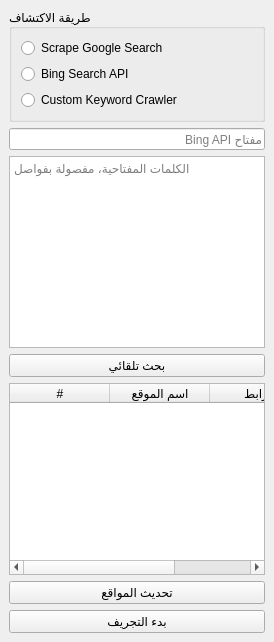
<!-- Qt Designer XML: شاشة اكتشاف المواقع -->
<ui version="4.0">
  <class>DiscoveryWindow</class>
  <widget class="QMainWindow" name="DiscoveryWindow">
    <property name="windowTitle">
      <string>اكتشاف مواقع العقارات</string>
    </property>
    <widget class="QWidget" name="centralwidget">
      <layout class="QVBoxLayout" name="verticalLayout">
        <item>
          <widget class="QGroupBox" name="groupBoxMethod">
            <property name="title"><string>طريقة الاكتشاف</string></property>
            <layout class="QVBoxLayout" name="verticalLayoutMethods">
              <item>
                <widget class="QRadioButton" name="radioGoogle">
                  <property name="text"><string>Scrape Google Search</string></property>
                </widget>
              </item>
              <item>
                <widget class="QRadioButton" name="radioBing">
                  <property name="text"><string>Bing Search API</string></property>
                </widget>
              </item>
              <item>
                <widget class="QRadioButton" name="radioCustom">
                  <property name="text"><string>Custom Keyword Crawler</string></property>
                </widget>
              </item>
            </layout>
          </widget>
        </item>
        <item>
          <widget class="QLineEdit" name="editBingKey">
            <property name="placeholderText"><string>مفتاح Bing API</string></property>
          </widget>
        </item>
        <item>
          <widget class="QTextEdit" name="editKeywords">
            <property name="placeholderText"><string>الكلمات المفتاحية، مفصولة بفواصل</string></property>
          </widget>
        </item>
        <item>
          <widget class="QPushButton" name="btnDiscover">
            <property name="text"><string>بحث تلقائي</string></property>
          </widget>
        </item>
        <item>
          <widget class="QTableWidget" name="tableResults">
            <column><property name="text"><string>#</string></property></column>
            <column><property name="text"><string>اسم الموقع</string></property></column>
            <column><property name="text"><string>الرابط</string></property></column>
          </widget>
        </item>
        <item>
          <widget class="QPushButton" name="btnRefreshSites">
            <property name="text"><string>تحديث المواقع</string></property>
          </widget>
        </item>
        <item>
          <widget class="QPushButton" name="btnOpenScraper">
            <property name="text"><string>بدء التجريف</string></property>
          </widget>
        </item>
      </layout>
    </widget>
  </widget>
</ui>
